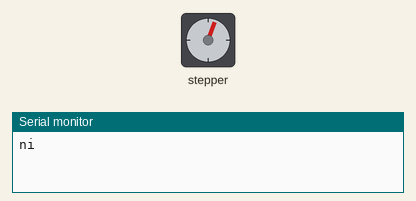
Recording of a sketch running on a simulated Arduino Uno, built with avr-gcc and run on an emulated ATmega328P. Parts: stepper motor, the last lines printed to the serial monitor. Stepper angles assume 100 steps per turn.

Above: at 0.15 s.
At 9.41 s:
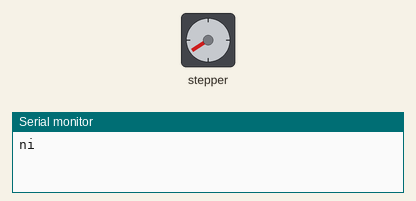
At 18.85 s:
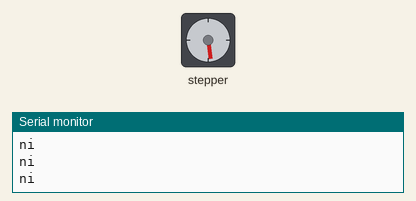
At 39.82 s:
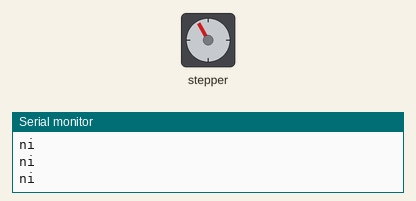
Timing chart, 0 to 40.0 s (numbered marks = the images above):
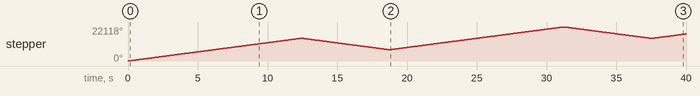

Measured:
- by itself, stepper: turns 14745° clockwise in 12.4 s, then 7373° counter-clockwise in 6.2 s, then 14746° clockwise in 12.4 s, then 7373° counter-clockwise in 6.2 s, and so on

The sketch:

d2.ino
```cpp
#include<Stepper.h>
#define   STEPS 100
Stepper stepper (STEPS,8,10,9,11);

void setup() {
  stepper.setSpeed(200);

  Serial.begin(9600);
}

void loop() {
  Serial.println("ni");
  stepper.step(4096);
  delay(100);

  Serial.println("ni");
  stepper.step(-2048);
  delay(100);
}
```
